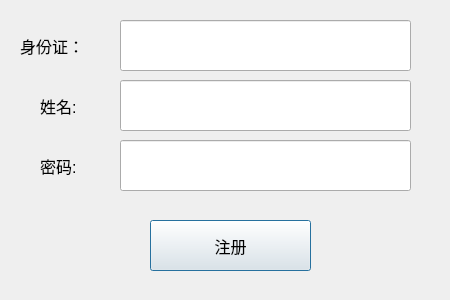
<?xml version="1.0" encoding="UTF-8"?>
<ui version="4.0">
 <class>RegisterWindow</class>
 <widget class="QDialog" name="RegisterWindow">
  <property name="geometry">
   <rect>
    <x>0</x>
    <y>0</y>
    <width>450</width>
    <height>300</height>
   </rect>
  </property>
  <property name="windowTitle">
   <string>Dialog</string>
  </property>
  <widget class="QLineEdit" name="lineEdit_id">
   <property name="geometry">
    <rect>
     <x>120</x>
     <y>20</y>
     <width>291</width>
     <height>51</height>
    </rect>
   </property>
   <property name="font">
    <font>
     <pointsize>12</pointsize>
    </font>
   </property>
  </widget>
  <widget class="QPushButton" name="pushButton_register">
   <property name="geometry">
    <rect>
     <x>150</x>
     <y>220</y>
     <width>161</width>
     <height>51</height>
    </rect>
   </property>
   <property name="font">
    <font>
     <family>AcadEref</family>
     <pointsize>12</pointsize>
    </font>
   </property>
   <property name="text">
    <string>注册</string>
   </property>
  </widget>
  <widget class="QLineEdit" name="lineEdit_name">
   <property name="geometry">
    <rect>
     <x>120</x>
     <y>80</y>
     <width>291</width>
     <height>51</height>
    </rect>
   </property>
   <property name="font">
    <font>
     <pointsize>12</pointsize>
    </font>
   </property>
   <property name="echoMode">
    <enum>QLineEdit::Normal</enum>
   </property>
  </widget>
  <widget class="QLabel" name="label_2">
   <property name="geometry">
    <rect>
     <x>40</x>
     <y>90</y>
     <width>71</width>
     <height>31</height>
    </rect>
   </property>
   <property name="font">
    <font>
     <pointsize>12</pointsize>
    </font>
   </property>
   <property name="text">
    <string>姓名:</string>
   </property>
  </widget>
  <widget class="QLabel" name="label">
   <property name="geometry">
    <rect>
     <x>20</x>
     <y>30</y>
     <width>91</width>
     <height>31</height>
    </rect>
   </property>
   <property name="font">
    <font>
     <pointsize>12</pointsize>
    </font>
   </property>
   <property name="text">
    <string>身份证：</string>
   </property>
  </widget>
  <widget class="QLabel" name="label_3">
   <property name="geometry">
    <rect>
     <x>40</x>
     <y>150</y>
     <width>71</width>
     <height>31</height>
    </rect>
   </property>
   <property name="font">
    <font>
     <pointsize>12</pointsize>
    </font>
   </property>
   <property name="text">
    <string>密码:</string>
   </property>
  </widget>
  <widget class="QLineEdit" name="lineEdit_password">
   <property name="geometry">
    <rect>
     <x>120</x>
     <y>140</y>
     <width>291</width>
     <height>51</height>
    </rect>
   </property>
   <property name="font">
    <font>
     <pointsize>12</pointsize>
    </font>
   </property>
   <property name="echoMode">
    <enum>QLineEdit::Password</enum>
   </property>
  </widget>
 </widget>
 <resources/>
 <connections/>
</ui>
